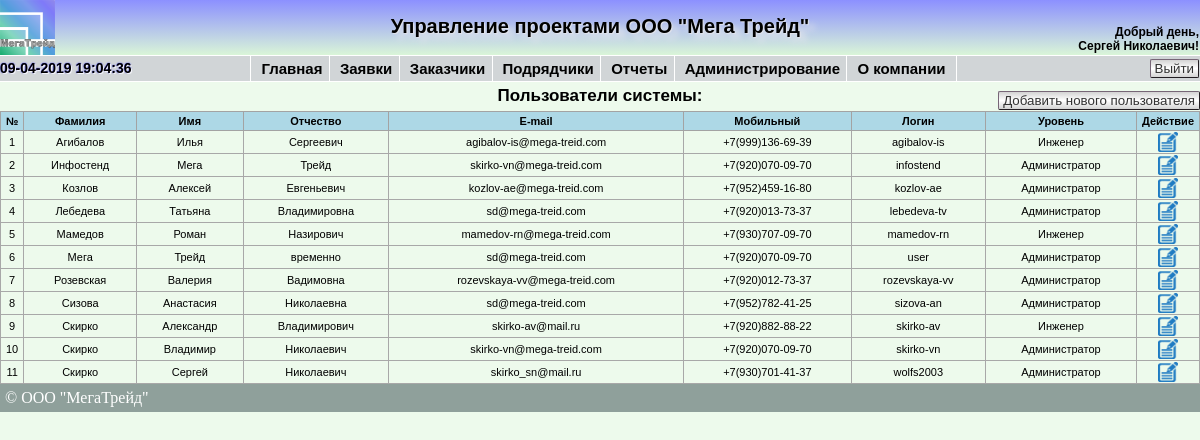
Page /showusers.php (signed in) on the earlier database version.
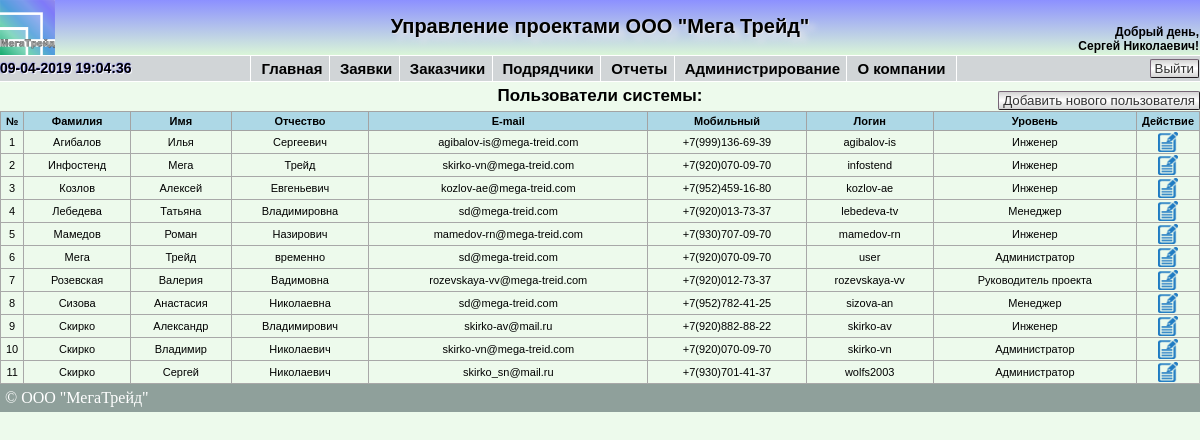
Same page on the later database version.
### tables this page shows
CREATE TABLE `users` (
  `id_users` int(11) NOT NULL AUTO_INCREMENT,
  `login` varchar(50) NOT NULL,
  `pass` varchar(50) NOT NULL,
  `surname` varchar(50) NOT NULL,
  `name` varchar(50) NOT NULL,
  `th_name` varchar(50) NOT NULL,
  `email` varchar(50) NOT NULL,
  `mobile` varchar(50) NOT NULL,
  `userlevel` int(1) unsigned NOT NULL,
  PRIMARY KEY (`id_users`)
);

### func/db.php (called while the page is built, shortened)
<?php
function Show_Users($connection)
{
	$search = "SELECT * FROM users ORDER BY surname, name, th_name ASC";
    $result = $connection->query ($search);
    $rows = $result->num_rows;
    if (!$rows) return false;
    else
    {
        $array = array ();
        for ($i=0; $i<$rows; $i++)
        {
            $result->data_seek ($i);
            $row =$result->fetch_array (MYSQLI_ASSOC);
            $array["$i"] = $row;
        }
    }
    return $array;
}
?>

### func/arrays.php (called while the page is built, shortened)
<?php
$user_level = array('Администратор', 'Руководитель проекта', 'Менеджер', 'Инженер');
?>

### showusers.php (the view, shortened to what this page needs)
<?php
require '/connection/config.php';
if($_SESSION['userlevel']==1)
{
require_once '/blocks/header.php';
require '/func/arrays.php';
?>
<!DOCTYPE html>
<html lang="ru">
<head>
</head>
<body>
<?php
	$users = Show_Users($link);
?>
	<div class="showcustomer">
			<div class="breadcrumbs">Пользователи системы:</div>
			<div class="newticket"><a href='/newuser.php' ><button class="button-new">Добавить нового пользователя</button></a></div>
				<table border="1" cellspacing="0">
					<thead>
						<tr class="hdr">
							<th width=1%>№</th>
							<th>Фамилия</th>
							<th>Имя</th>
							<th>Отчество</th>
							<th>E-mail</th>
							<th>Мобильный</th>
							<th>Логин</th>
							<th>Уровень</th>
							<th width=1%>Действие</th>
						</tr>
					</thead>
					<tbody>
				<?php foreach($users as $i => $users) { ?>
					<tr class="reg_text_show_tickets">
						<td align="center"><?=$i+1?></td>
						<td align="center"><?=$users['surname']?></td>
						<td align="center"><?=$users['name']?></td>
						<td align="center"><?=$users['th_name']?></td>
						<td align="center"><?=$users['email']?></td>
						<td align="center"><?=$users['mobile']?></td>
						<td align="center"><?=$users['login']?></td>
						<td align="center"><?=$user_level[$users['userlevel']-1]?></td>
						<td align="center"><a href='/edituser.php?edit=<?= $users['id_users'] ?>' title = 'Изменить'>
						<img src='/images/edit.png' width='20' height='20'></td>
					</tr>
				<?php }?>
			</tbody>
		</table>
	</div>
<div id="footer">&copy; ООО "МегаТрейд"</div>
</body>
</html>
<?php
	}
	else
	{
		header('Location: /');
}
?>

Differences in the rows shown:
changed users "Инфостенд": userlevel "Администратор" → "Инженер"
changed users "Козлов": userlevel "Администратор" → "Инженер"
changed users "Лебедева": userlevel "Администратор" → "Менеджер"
changed users "Розевская": userlevel "Администратор" → "Руководитель проекта"
changed users "Сизова": userlevel "Администратор" → "Менеджер"
